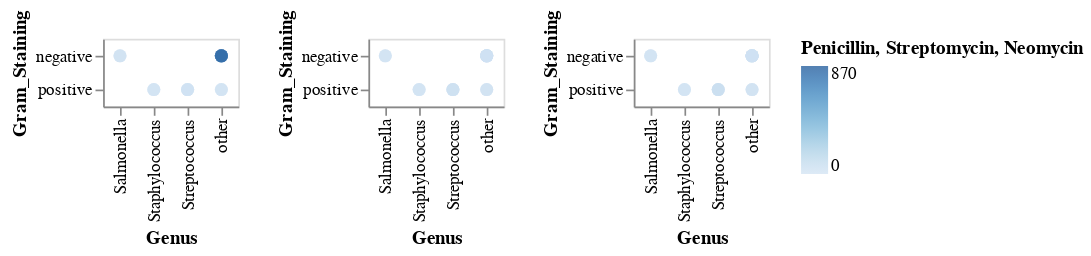

Here is the notebook cell this chart was saved with:
### Code cell
weather = data.weather()
# ds = data.weball26()
ud = data.unemployment_across_industries()
bd = data.burtin()

# average peni, strep, neo amount per genus by gram
avg

# bd_plot = sns.catplot(data=bd, x='Genus', y='Neomycin', hue='Gram_Staining', kind='strip')
# bd_plot.despine(left=True)

# peni_chart = alt.Chart(bd).mark_circle(size=60).encode(
#     x='Genus',
#     y='Gram_Staining',
#     color='Penicillin',
#     tooltip=['Bacteria', 'Genus', 'Gram_Staining','Penicillin']
# ).interactive()
# strepto_chart = alt.Chart(bd).mark_circle(size=60).encode(
#     x='Genus',
#     y='Gram_Staining',
#     color='Streptomycin',
#     tooltip=['Bacteria', 'Genus', 'Streptomycin','Gram_Staining']
# ).interactive()
# neomycin_chart = alt.Chart(bd).mark_circle(size=60).encode(
#     x='Genus',
#     y='Gram_Staining',
#     color='Neomycin',
#     tooltip=['Bacteria', 'Genus', 'Neomycin','Gram_Staining']
# ).interactive()

# peni_chart | strepto_chart | neomycin_chart

### Figure 1 — Vega-Lite specification as saved in the notebook (floating-point values rounded to 4 significant figures)
{"config": {"view": {"continuousWidth": 400, "continuousHeight": 300}}, "hconcat": [{"mark": {"type": "circle", "size": 60}, "encoding": {"color": {"type": "quantitative", "field": "Penicillin"}, "tooltip": [{"type": "nominal", "field": "Bacteria"}, {"type": "nominal", "field": "Genus"}, {"type": "nominal", "field": "Gram_Staining"}, {"type": "quantitative", "field": "Penicillin"}], "x": {"type": "nominal", "field": "Genus"}, "y": {"type": "nominal", "field": "Gram_Staining"}}, "selection": {"selector022": {"type": "interval", "bind": "scales", "encodings": ["x", "y"]}}}, {"mark": {"type": "circle", "size": 60}, "encoding": {"color": {"type": "quantitative", "field": "Streptomycin"}, "tooltip": [{"type": "nominal", "field": "Bacteria"}, {"type": "nominal", "field": "Genus"}, {"type": "quantitative", "field": "Streptomycin"}, {"type": "nominal", "field": "Gram_Staining"}], "x": {"type": "nominal", "field": "Genus"}, "y": {"type": "nominal", "field": "Gram_Staining"}}, "selection": {"selector023": {"type": "interval", "bind": "scales", "encodings": ["x", "y"]}}}, {"mark": {"type": "circle", "size": 60}, "encoding": {"color": {"type": "quantitative", "field": "Neomycin"}, "tooltip": [{"type": "nominal", "field": "Bacteria"}, {"type": "nominal", "field": "Genus"}, {"type": "quantitative", "field": "Neomycin"}, {"type": "nominal", "field": "Gram_Staining"}], "x": {"type": "nominal", "field": "Genus"}, "y": {"type": "nominal", "field": "Gram_Staining"}}, "selection": {"selector024": {"type": "interval", "bind": "scales", "encodings": ["x", "y"]}}}], "data": {"name": "data-8833440f737304311e72aeeffd7b9881"}, "$schema": "https://vega.github.io/schema/vega-lite/v4.8.1.json", "datasets": {"data-8833440f737304311e72aeeffd7b9881": [{"Bacteria": "Aerobacter aerogenes", "Penicillin": 870.0, "Streptomycin": 1.0, "Neomycin": 1.6, "Gram_Staining": "negative", "Genus": "other"}, {"Bacteria": "Bacillus anthracis", "Penicillin": 0.001, "Streptomycin": 0.01, "Neomycin": 0.007, "Gram_Staining": "positive", "Genus": "other"}, {"Bacteria": "Brucella abortus", "Penicillin": 1.0, "Streptomycin": 2.0, "Neomycin": 0.02, "Gram_Staining": "negative", "Genus": "other"}, {"Bacteria": "Diplococcus pneumoniae", "Penicillin": 0.005, "Streptomycin": 11.0, "Neomycin": 10.0, "Gram_Staining": "positive", "Genus": "other"}, {"Bacteria": "Escherichia coli", "Penicillin": 100.0, "Streptomycin": 0.4, "Neomycin": 0.1, "Gram_Staining": "negative", "Genus": "other"}, {"Bacteria": "Klebsiella pneumoniae", "Penicillin": 850.0, "Streptomycin": 1.2, "Neomycin": 1.0, "Gram_Staining": "negative", "Genus": "other"}, {"Bacteria": "Mycobacterium tuberculosis", "Penicillin": 800.0, "Streptomycin": 5.0, "Neomycin": 2.0, "Gram_Staining": "negative", "Genus": "other"}, {"Bacteria": "Proteus vulgaris", "Penicillin": 3.0, "Streptomycin": 0.1, "Neomycin": 0.1, "Gram_Staining": "negative", "Genus": "other"}, {"Bacteria": "Pseudomonas aeruginosa", "Penicillin": 850.0, "Streptomycin": 2.0, "Neomycin": 0.4, "Gram_Staining": "negative", "Genus": "other"}, {"Bacteria": "Salmonella (Eberthella) typhosa", "Penicillin": 1.0, "Streptomycin": 0.4, "Neomycin": 0.008, "Gram_Staining": "negative", "Genus": "Salmonella"}, {"Bacteria": "Salmonella schottmuelleri", "Penicillin": 10.0, "Streptomycin": 0.8, "Neomycin": 0.09, "Gram_Staining": "negative", "Genus": "Salmonella"}, {"Bacteria": "Staphylococcus albus", "Penicillin": 0.007, "Streptomycin": 0.1, "Neomycin": 0.001, "Gram_Staining": "positive", "Genus": "Staphylococcus"}, {"Bacteria": "Staphylococcus aureus", "Penicillin": 0.03, "Streptomycin": 0.03, "Neomycin": 0.001, "Gram_Staining": "positive", "Genus": "Staphylococcus"}, {"Bacteria": "Streptococcus fecalis", "Penicillin": 1.0, "Streptomycin": 1.0, "Neomycin": 0.1, "Gram_Staining": "positive", "Genus": "Streptococcus"}, {"Bacteria": "Streptococcus hemolyticus", "Penicillin": 0.001, "Streptomycin": 14.0, "Neomycin": 10.0, "Gram_Staining": "positive", "Genus": "Streptococcus"}, {"Bacteria": "Streptococcus viridans", "Penicillin": 0.005, "Streptomycin": 10.0, "Neomycin": 40.0, "Gram_Staining": "positive", "Genus": "Streptococcus"}]}}
